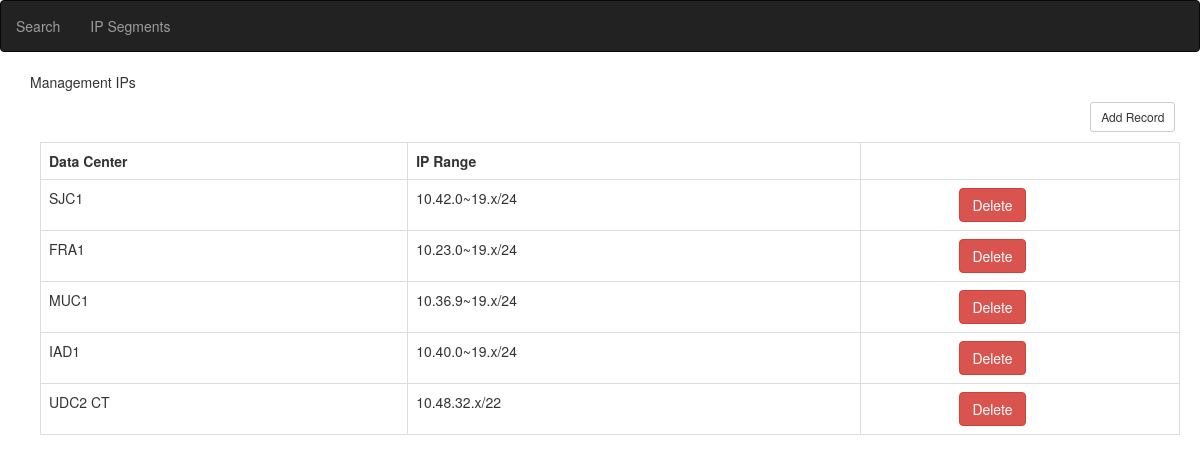
The page /proj/datacenter.php on the database its author committed.
### tables this page shows
CREATE TABLE `dc` (
  `dcseg_id` int(11) NOT NULL AUTO_INCREMENT,
  `dc` varchar(45) NOT NULL,
  `ip_range` varchar(45) NOT NULL,
  PRIMARY KEY (`dcseg_id`),
  UNIQUE KEY `dcseg_id_UNIQUE` (`dcseg_id`)
);

### proj/datacenter.php (the view, shortened to what this page needs)
<!DOCTYPE html>
<html>
    <head>
    <link rel="stylesheet" type="text/css" media="all" href="css/style.css">
    <link rel="stylesheet" type="text/css" media="all" href="css/bootstrap.css">
    <link rel="stylesheet" type="text/css" media="all" href="css/bootstrap.min.css">
    </head>
    <body>
    <nav class="navbar navbar-inverse" id="nav">
        <ul class="nav navbar-nav" id="navb">
            <li><a href="index.php">Search</a></li>
            <li><a href="ipseg.php">IP Segments</a></li>
        </ul>
    </nav>
 <div class="dc container">
<p>Management IPs</p>
<a href="newrecorddc.php" type="button" class="btn btn-default btn-sm" id="elastic-add">Add Record</a>
<table class="table-bordered table-hover table" id="table" style="margin-top:10px; margin-left:10px; margin-bottom: 10px;">
<tr>
        <th>Data Center</th>
        <th>IP Range</th>
        <th></th>
</tr>
<?php
    $db = new mysqli('localhost', 'root', '', 'ip_segments');
    $query = $db->query("SELECT dcseg_id, dc, ip_range FROM dc");
        if ($query->num_rows) {
            while ($r = $query->fetch_object()) {
                echo "<tr>";
                echo "<td>".$r->dc."</td>";
                echo "<td>".$r->ip_range."</td>";
                echo "<td><a href='deldc.php?id=".$r->dcseg_id."' class='btn btn-danger' id='dc' role='button'>Delete</a></td>";
                echo "</tr>";
            }
        }
?>
</table>
</div>
    </body>
</html>

### proj/css/style.css (style rules this page uses)
#dc { margin-left: 30%; }
#elastic-add { margin-left: 93%; }

### rows shown on the page
dc: dc "SJC1", ip_range "10.42.0~19.x/24"
dc: dc "FRA1", ip_range "10.23.0~19.x/24"
dc: dc "MUC1", ip_range "10.36.9~19.x/24"
dc: dc "IAD1", ip_range "10.40.0~19.x/24"
dc: dc "UDC2 CT", ip_range "10.48.32.x/22"
